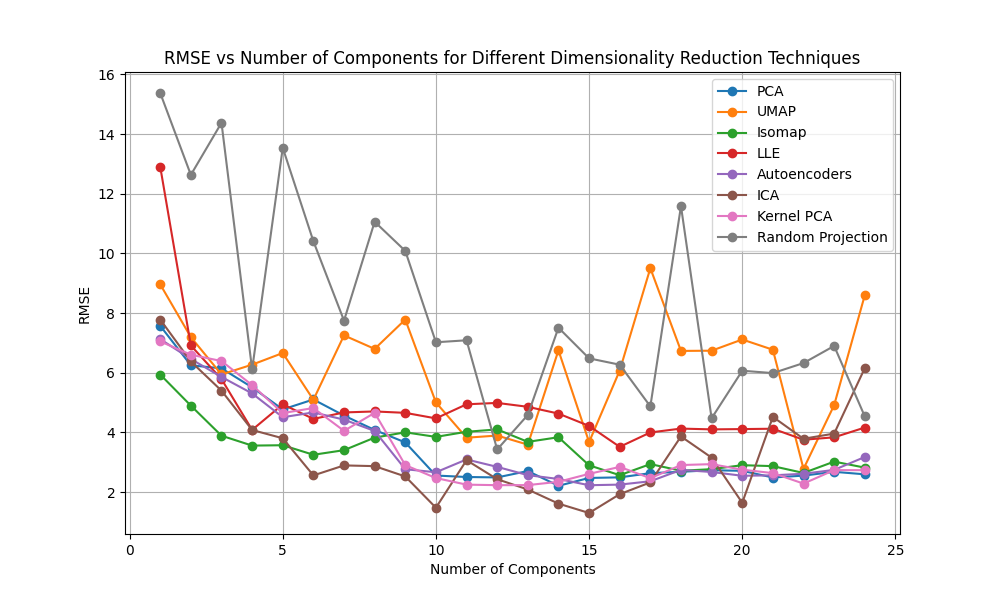
#> input picture dimred/nr.png, 1000 x 600 px, found by its file name
$ python parse_inst.py
#> lines starting #> are read from the running program, lines starting #| are printed output that depends on the picture
#!/usr/bin/env python
# coding: utf-8

# In[1]:


import cv2
import os
import numpy as np

def load_images_from_folder(folder, target_size=(512, 512)):
    images = []
    filenames = []
    for filename in sorted(os.listdir(folder)):
        img = cv2.imread(os.path.join(folder, filename))
        if img is not None:
            resized_img = cv2.resize(img, target_size, interpolation=cv2.INTER_AREA)
            images.append(resized_img)
            filenames.append(filename)
    return images, filenames

def main():
    # Prompt the user for input
    base_folder = input("Enter the path to the main folder: ").strip()
#> the answer given: dimred
    subfolder1 = input("Enter the name of the first subfolder (e.g., 'images'): ").strip()
#> the answer given: dimred
    subfolder2 = input("Enter the name of the second subfolder (e.g., 'images2'): ").strip()
#> the answer given: dimred
    save_folder = input("Enter the path to the save folder (e.g., 'saved_images'): ").strip()
#> the answer given: out.png

    # Print instructions
    print("\nInstructions:")
    print("1. The script will display images from both subfolders side by side, the masks (e.g images2) will be displayed in black/white but will be saved using the original format (0,1) so they will not be visible .")
    print("2. Use the 'a' key to navigate left and the 'd' key to navigate right.")
    print("3. Press 'y' to save the displayed pair of images.")
    print("4. Press 'n' to skip the displayed pair of images.")
    print("5. Press 'Esc' to exit the viewer.\n")

    # Create save folder if it does not exist
    os.makedirs(os.path.join(save_folder, subfolder1), exist_ok=True)
    os.makedirs(os.path.join(save_folder, subfolder2), exist_ok=True)

    # Define the target size for all images
    target_size = (512, 512)  # Width, Height in pixels

    # Load images from each subfolder into separate lists
    all_images = []
    all_titles = []
    for sub in [subfolder1, subfolder2]:
        images, filenames = load_images_from_folder(os.path.join(base_folder, sub), target_size)
#> in load_images_from_folder, img is the input picture: shape (600, 1000, 3); mean B, G, R 243.8, 244.2, 246.3
#> in load_images_from_folder, `resized_img = cv2.resize(img, target_size, interpolation=cv2.INTER_AREA)`:
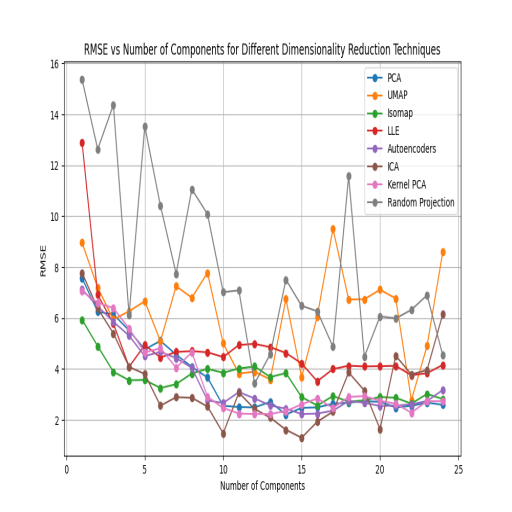
#> resized_img: shape (512, 512, 3); mean B, G, R 243.8, 244.2, 246.3
        if sub == subfolder2:
            images = [img * 255 for img in images]  # Multiply images in the second subfolder by 255
        all_images.append(images)
        all_titles.append(filenames)

    # Find the maximum length to handle subfolders with different numbers of images
    max_length = max(len(images) for images in all_images)

    current_index = 0

    while True:
        displayed_images = []
        for idx, images in enumerate(all_images):
            if current_index < len(images):
                img = images[current_index]
                cv2.putText(img, all_titles[idx][current_index], (10, 20), cv2.FONT_HERSHEY_SIMPLEX, 0.5, (255, 255, 255), 1, cv2.LINE_AA)
                displayed_images.append(img)
            else:
                displayed_images.append(np.zeros((target_size[1], target_size[0], 3), dtype=np.uint8))
#> this loop made 2 passes
#> pass 1, in main, `img = images[current_index]`:
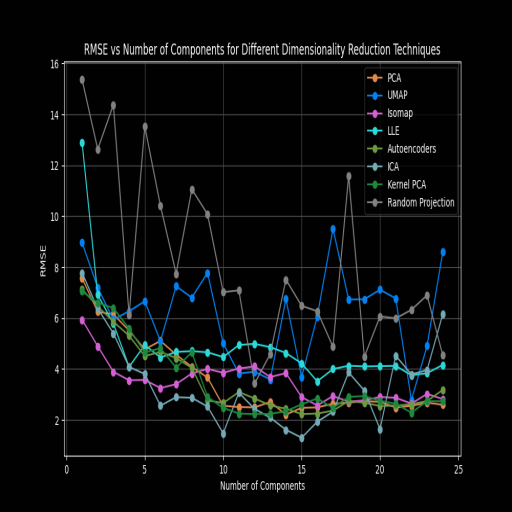
#> img: shape (512, 512, 3); mean of channels 0, 1, 2 12.2, 11.8, 9.7; drawn as B, G, R

        vertical_separator = np.zeros((target_size[1], 10, 3), dtype=np.uint8)
        for i in range(1, len(displayed_images)):
            displayed_images.insert(2 * i - 1, vertical_separator)

        concatenated_image = np.hstack(displayed_images)
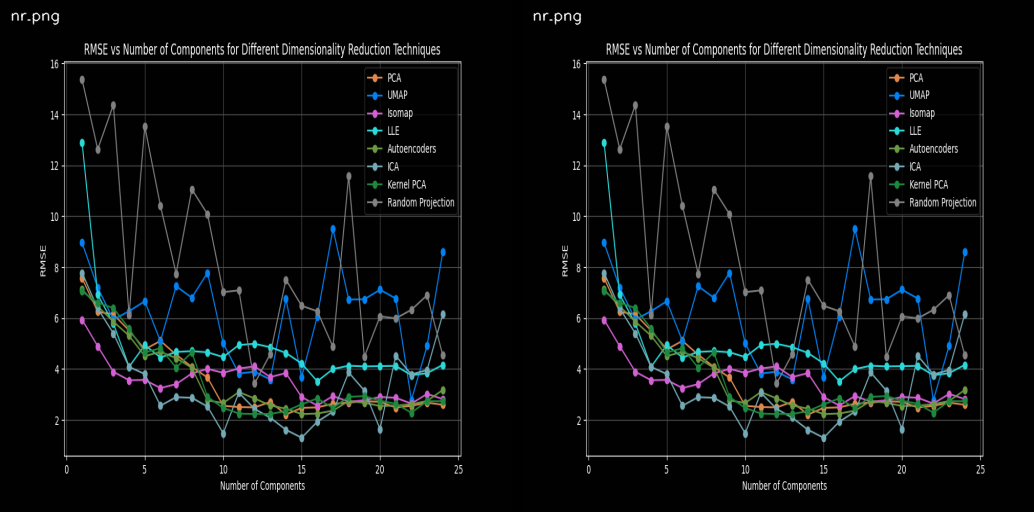
#> concatenated_image: shape (512, 1034, 3); mean of channels 0, 1, 2 12.2, 11.8, 9.8; drawn as B, G, R

        cv2.imshow('Image Viewer', concatenated_image)

        k = cv2.waitKey(0) & 0xFF
#> (key Esc is pressed here)
        if k == 27:  # Esc key to stop
            break
        elif k == ord('a'):  # 'a' key for left navigation
            if current_index > 0:
                current_index -= 1
        elif k == ord('d'):  # 'd' key for right navigation
            if current_index < max_length - 1:
                current_index += 1
        elif k == ord('y'):  # 'y' key to save images
            for idx, sub in enumerate([subfolder1, subfolder2]):
                source_file_path = os.path.join(base_folder, sub, all_titles[idx][current_index])
                target_file_path = os.path.join(save_folder, sub, all_titles[idx][current_index])
                if not os.path.exists(target_file_path):
                    os.rename(source_file_path, target_file_path)
            print(f"Saved: {all_titles[0][current_index]} and {all_titles[1][current_index]}")
        elif k == ord('n'):  # 'n' key to skip
            print(f"Skipped: {all_titles[0][current_index]} and {all_titles[1][current_index]}")

    cv2.destroyAllWindows()

if __name__ == "__main__":
    main()


# In[ ]:
